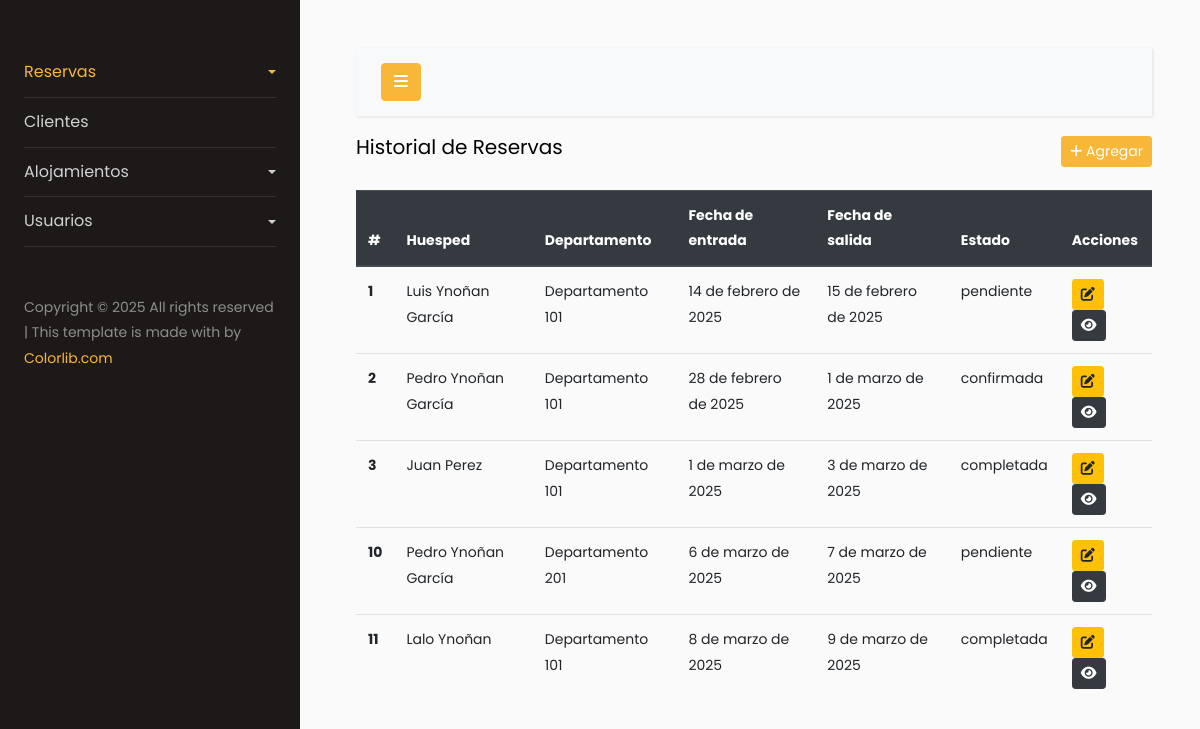
Page /mdreser/reservas-historial/ on the committed database.
### ReserApp/models.py (models this page shows, shortened)
class ModelsReservas(models.Model):
    ESTADOS_RESERVA = [
        ('pendiente', 'Pendiente'), # Adelanto del 50% del precio de la reserva
        ('confirmada', 'Confirmada'), # Adelanto del 100% del precio de la reserva
        ('completada', 'Completada'), # Estancia con check-in y check-out realizados
    ]
    id = models.AutoField(primary_key=True)
    customer_selection = models.ForeignKey(ModelsClientes, on_delete=models.CASCADE, related_name='Cliente', blank=True, null=True)
    departamento_selection = models.ForeignKey(Departamentos, on_delete=models.CASCADE, related_name='Departamento', blank=True, null=True)
    date_start = models.DateField(verbose_name='Fecha de inicio')
    date_end = models.DateField(verbose_name='Fecha de fin')
    number_nights = models.IntegerField(verbose_name='N°. Noches')
    number_people = models.IntegerField(validators=[MinValueValidator(1), MaxValueValidator(9)],verbose_name='Cantidad de personas')
    date_create_customer = models.DateTimeField(auto_now_add=True, verbose_name='Fecha de creacion')
    active_booking = models.CharField(max_length=15, choices=ESTADOS_RESERVA, default='pendiente')
    amount_paid = models.DecimalField(validators=[MinValueValidator(0)] ,max_digits=10, decimal_places=2, verbose_name='Monto Pagado', default=0)
    price_total = models.DecimalField(max_digits=10, decimal_places=2, verbose_name='Precio Total')
    class Meta:
        verbose_name = 'ModelsReservas'
        verbose_name_plural = 'ModelsReservas'
        db_table = 'ModelsReservas'

### clientes/models.py (models this page shows)
class ModelsClientes(models.Model):
    name_customer = models.CharField(max_length=100, verbose_name='Nombre Completo')
    last_name_customer = models.CharField(max_length=100, verbose_name='Apellido')
    email_customer = models.EmailField(max_length=100, unique=True, verbose_name='Email')
    phone_customer = models.CharField(max_length=100, verbose_name='Telefono')
    address_customer = models.CharField(max_length=100, verbose_name='Direccion')
    city_customer = models.CharField(max_length=100, verbose_name='Ciudad')
    active_customer = models.BooleanField(verbose_name='Estado', default=True)
    date_create_customer = models.DateTimeField(auto_now_add=True, verbose_name='Fecha de creacion')
    def __str__(self):
        return f"{self.name_customer} {self.last_name_customer}"
    class Meta:
        verbose_name = 'Cliente'
        verbose_name_plural = 'Clientes'
        db_table = 'clientes'

### alojamiento/models.py (models this page shows)
class Alojamiento(models.Model):
    name_booking =  models.CharField(max_length=255, unique=True ,verbose_name='Nombre del Alojamiento')
    description_booking = models.TextField(max_length=255, verbose_name='Descripción del Alojamiento')
    price_night = models.DecimalField(max_digits=10, decimal_places=2 ,verbose_name='Precio por noche')
    capacity_booking = models.IntegerField(verbose_name='Capacidad Maxima')
    size_booking = models.CharField(max_length=50, verbose_name='Tamaño del Alojamiento')
    active_booking = models.BooleanField(default=True, verbose_name='Estado del Alojamiento')
    class Meta:
        abstract  = True
    def __str__(self):
        return self.name_booking

class Departamentos(Alojamiento):
    costo_limpieza = models.DecimalField(
        max_digits=10, decimal_places=2, default=50.00,
        help_text="Costo fijo por servicio de limpieza (S/50.00)"
    )
    class Meta:
        verbose_name = 'Departamento'
        verbose_name_plural  = 'Departamentos'
        db_table = 'Departamentos'

### ReserApp/views.py (the view)
# urls.py: path('reservas-historial/', ListReservas.as_view(), name='index-historial-reservas'),
class ListReservas(ListView):
    model = ModelsReservas
    template_name = 'index-historial-reservas.html'
    context_object_name = 'reservar'
    paginate_by = 5

### ReserApp/templates/index-historial-reservas.html
{% extends 'index-intranet.html' %}
{% block content %}
<div class="d-flex justify-content-between align-items-center " style="margin-bottom: 20px;">
    <h5>Historial de Reservas</h5>
    <a href="#" class="btn btn-primary btn-sm"><i class="fa-solid fa-plus"></i> Agregar</a>
</div>
<table class="table table-hover">
    <thead class="thead-dark">
        <tr>
            <th scope="col">#</th>
            <th scope="col">Huesped</th>
            <th scope="col">Departamento</th>
            <th scope="col">Fecha de entrada</th>
            <th scope="col">Fecha de salida</th>
            <th scope="col">Estado</th>
            <th scope="col">Acciones</th>
        </tr>
    </thead>
    <tbody>
        {% for i in reservar %}
        <tr>
            <th scope="row">{{i.id}}</th>
            <td>{{i.customer_selection}}</td>
            <td>{{i.departamento_selection}}</td>
            <td>{{i.date_start}}</td>
            <td>{{i.date_end}}</td>
            <td>{{i.active_booking}}</td>
            <td>
                <a href="{% url 'ReserApp:edit-reserva' i.id %}" class="btn btn-warning btn-sm"><i class="fa-solid fa-pen-to-square"></i></a>
                <a href="#" class="btn btn-dark btn-sm"><i class="fa-solid fa-eye"></i></a>
            </td>
        </tr>
        {% endfor %}
    </tbody>
</table>
{% endblock %}

### static/css/style-status.css (style rules this page uses)
:root { --confirmar: #007BFF; --pendiente: #FFC107; --completado: #28A745; }

### rows in the picture
ModelsReservas: id "1", customer_selection "Luis Ynoñan García", departamento_selection "Departamento 101", date_start "14 de febrero de 2025", date_end "15 de febrero de 2025", active_booking "pendiente"
ModelsReservas: id "2", customer_selection "Pedro Ynoñan García", departamento_selection "Departamento 101", date_start "28 de febrero de 2025", date_end "1 de marzo de 2025", active_booking "confirmada"
ModelsReservas: id "3", customer_selection "Juan Perez", departamento_selection "Departamento 101", date_start "1 de marzo de 2025", date_end "3 de marzo de 2025", active_booking "completada"
ModelsReservas: id "10", customer_selection "Pedro Ynoñan García", departamento_selection "Departamento 201", date_start "6 de marzo de 2025", date_end "7 de marzo de 2025", active_booking "pendiente"
ModelsReservas: id "11", customer_selection "Lalo Ynoñan", departamento_selection "Departamento 101", date_start "8 de marzo de 2025", date_end "9 de marzo de 2025", active_booking "completada"
